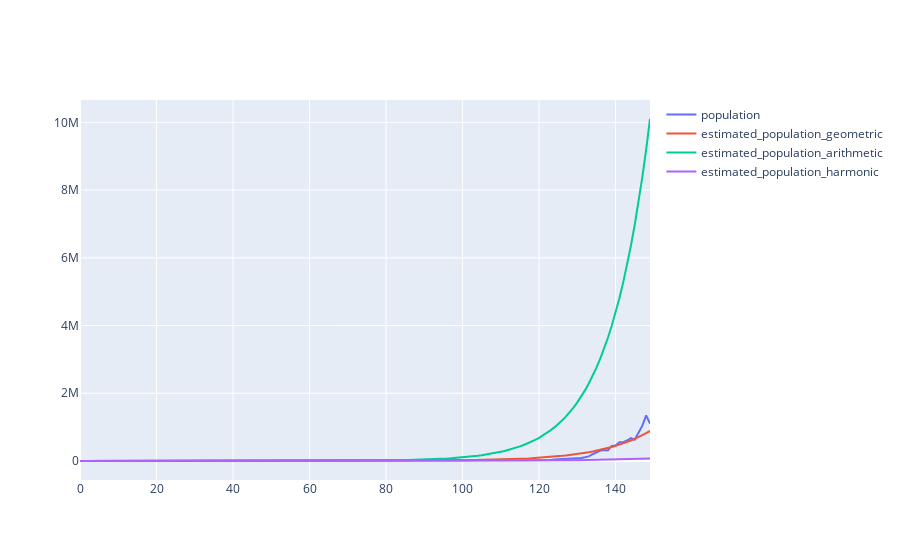

Source (notebook cell):
### Code cell
iplot(go.Figure(data=[go.Scatter(x=list(range(horizon)),y=population,name='population'),
                     go.Scatter(x=list(range(horizon)),y=estimated_population_geometric,name='estimated_population_geometric'),
                     go.Scatter(x=list(range(horizon)),y=estimated_population_arithmetic,name='estimated_population_arithmetic'),
                      go.Scatter(x=list(range(horizon)),y=estimated_population_harmonic,name='estimated_population_harmonic')]))

### Figure 1 — Plotly figure (JSON) as saved in the notebook; plotly's stock layout.template omitted (floating-point values rounded to 4 significant figures; data arrays with more than 128 entries replaced by an {"elided": "..."} marker saying what was removed)
{"data": [{"name": "population", "type": "scatter", "x": {"elided": "150 int values"}, "y": {"elided": "151 float values"}}, {"name": "estimated_population_geometric", "type": "scatter", "x": {"elided": "150 int values"}, "y": {"elided": "151 float values"}}, {"name": "estimated_population_arithmetic", "type": "scatter", "x": {"elided": "150 int values"}, "y": {"elided": "151 float values"}}, {"name": "estimated_population_harmonic", "type": "scatter", "x": {"elided": "150 int values"}, "y": {"elided": "151 float values"}}], "layout": {"autosize": true, "xaxis": {"autorange": true, "range": [0, 149], "type": "linear"}, "yaxis": {"autorange": true, "range": [-561000.0, 10660000.0], "type": "linear"}}}
